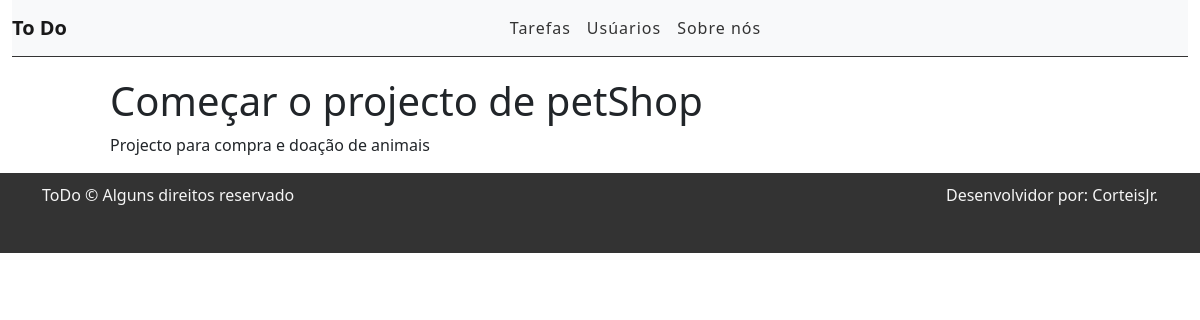
Page /task/8 on the committed database.
### tasks/models.py (models this page shows, shortened)
class Task(models.Model):
    STATUS = (
        ('doing', 'Doing'),
        ('done', 'Done'),
    )
    title = models.CharField(max_length=255)
    description = models.TextField()
    done = models.CharField(
        max_length=5,
        choices=STATUS,
    )
    create_at = models.DateTimeField(auto_now_add=True)
    update_at = models.DateTimeField(auto_now=True)

### tasks/views.py (the view)
# urls.py: path('task/<int:id>', views.taskView, name="task-view"),
def taskView(request, id):
    task = get_object_or_404(Task, pk=id)
    return render(request, 'tasks/task.html', {'task': task})

### tasks/templates/tasks/task.html (shortened to what this page needs)
{% extends 'base.html' %}
{% block content %}
<div class="offset-1 col-10 list-div">
    <h1>{{task.title}}</h1>
    <p>{{task.description}}</p>
</div>
{% endblock %}

### tasks/static/css/styles.css (style rules this page uses)
.list-div { padding: 0; }

### rows in the picture
Task: title "Começar o projecto de petShop", description "Projecto para compra e doação de animais"
